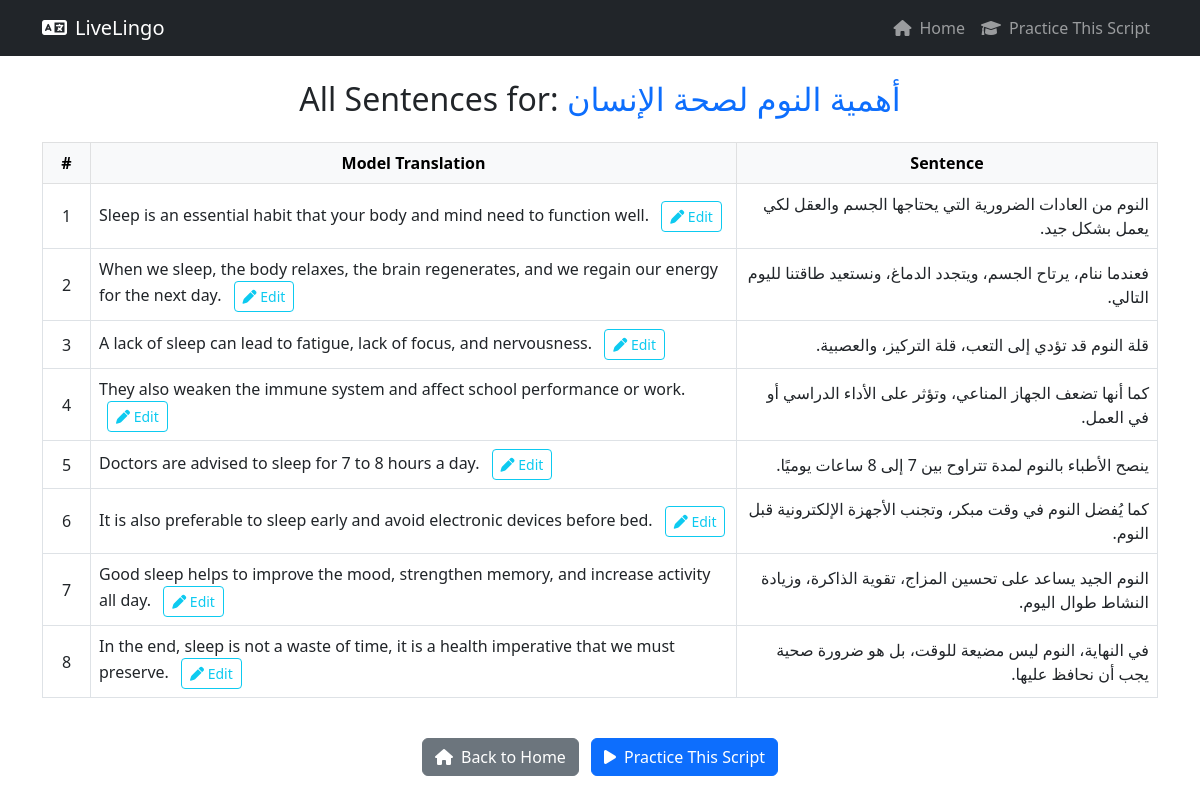
/scripts/1/sentences, run on the app's committed database.
### app.py (models this page shows)
class Script(db.Model):
    id = db.Column(db.Integer, primary_key=True)
    title = db.Column(db.String(200), nullable=False)
    created_at = db.Column(db.DateTime, default=datetime.utcnow)
    sentences = db.relationship('Sentence', backref='script', lazy=True, cascade='all, delete-orphan')

class Sentence(db.Model):
    id = db.Column(db.Integer, primary_key=True)
    script_id = db.Column(db.Integer, db.ForeignKey('script.id'), nullable=False)
    original_text = db.Column(db.Text, nullable=False)
    order_index = db.Column(db.Integer, nullable=False)
    difficulty = db.Column(db.String(20), default='medium')
    model_translation = db.Column(db.Text, nullable=True)
    practice_sessions = db.relationship('PracticeSession', backref='sentence', lazy=True, cascade='all, delete-orphan')

### app.py (the view)
@app.route('/scripts/<int:script_id>/sentences', methods=['GET'])
def view_script_sentences(script_id):
    script = Script.query.get_or_404(script_id)
    sentences = Sentence.query.filter_by(script_id=script_id).order_by(Sentence.order_index).all()
    return render_template('sentences.html', script=script, sentences=sentences)

### templates/sentences.html (shortened to what this page needs)
<!DOCTYPE html>
<html lang="en">
<head>
    <link href="https://cdn.jsdelivr.net/npm/bootstrap@5.3.0/dist/css/bootstrap.min.css" rel="stylesheet">
    <link href="https://cdnjs.cloudflare.com/ajax/libs/font-awesome/6.0.0/css/all.min.css" rel="stylesheet">
</head>
<body>
    <nav class="navbar navbar-expand-lg navbar-dark bg-dark mb-4">
        <div class="container">
            <a class="navbar-brand" href="/">
                <i class="fas fa-language me-2"></i>LiveLingo
            </a>
            <div class="navbar-nav ms-auto">
                <a class="nav-link" href="/">
                    <i class="fas fa-home me-2"></i>Home
                </a>
                <a class="nav-link" href="/practice?script_id={{ script.id }}&mode=sequential">
                    <i class="fas fa-graduation-cap me-2"></i>Practice This Script
                </a>
            </div>
        </div>
    </nav>
    <div class="container">
        <h2 class="mb-4 text-center">All Sentences for: <span class="text-primary">{{ script.title }}</span></h2>
        <div class="table-responsive">
            <table class="table table-bordered table-hover align-middle">
                <thead class="table-light">
                    <tr>
                        <th class="text-center" style="width: 3em;">#</th>
                        <th class="text-center">Model Translation</th>
                        <th class="text-center">Sentence</th>
                    </tr>
                </thead>
                <tbody>
                    {% for sentence in sentences %}
                    <tr>
                        <td class="text-center">{{ loop.index }}</td>
                        <td class="text-start">
                            <span id="model-translation-{{ sentence.id }}">{{ sentence.model_translation or '' }}</span>
                            <button class="btn btn-sm btn-outline-info ms-2" onclick="showModelTranslationModal({{ sentence.id }}, '{{ sentence.model_translation|e }}')">
                                <i class="fas fa-pen"></i> Edit
                            </button>
                        </td>
                        <td class="text-end" dir="rtl">{{ sentence.original_text }}</td>
                    </tr>
                    {% endfor %}
                </tbody>
            </table>
        </div>
        <div class="mt-4 text-center">
            <a href="/" class="btn btn-secondary me-2"><i class="fas fa-home me-2"></i>Back to Home</a>
            <a href="/practice?script_id={{ script.id }}&mode=sequential" class="btn btn-primary"><i class="fas fa-play me-2"></i>Practice This Script</a>
        </div>
    </div>
</body>
</html>

### data on the page
Script: title "أهمية النوم لصحة الإنسان"
Sentence: model_translation "Sleep is an essential habit that your body and mind need to function well.", original_text "النوم من العادات الضرورية التي يحتاجها الجسم والعقل لكي يعمل بشكل جيد."
Sentence: model_translation "When we sleep, the body relaxes, the brain regenerates, and we regain our energy for the next day.", original_text "فعندما ننام، يرتاح الجسم، ويتجدد الدماغ، ونستعيد طاقتنا لليوم التالي."
Sentence: model_translation "A lack of sleep can lead to fatigue, lack of focus, and nervousness.", original_text "قلة النوم قد تؤدي إلى التعب، قلة التركيز، والعصبية."
Sentence: model_translation "They also weaken the immune system and affect school performance or work.", original_text "كما أنها تضعف الجهاز المناعي، وتؤثر على الأداء الدراسي أو في العمل."
Sentence: model_translation "Doctors are advised to sleep for 7 to 8 hours a day.", original_text "ينصح الأطباء بالنوم لمدة تتراوح بين 7 إلى 8 ساعات يوميًا."
Sentence: model_translation "It is also preferable to sleep early and avoid electronic devices before bed.", original_text "كما يُفضل النوم في وقت مبكر، وتجنب الأجهزة الإلكترونية قبل النوم."
Sentence: model_translation "Good sleep helps to improve the mood, strengthen memory, and increase activity all day.", original_text "النوم الجيد يساعد على تحسين المزاج، تقوية الذاكرة، وزيادة النشاط طوال اليوم."
Sentence: model_translation "In the end, sleep is not a waste of time, it is a health imperative that we must preserve.", original_text "في النهاية، النوم ليس مضيعة للوقت، بل هو ضرورة صحية يجب أن نحافظ عليها."
